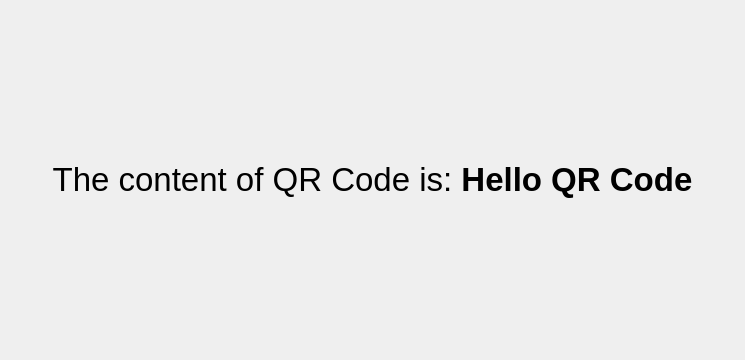
<?xml version="1.0" encoding="UTF-8"?>
<ui version="4.0">
 <class>MainWindow</class>
 <widget class="QMainWindow" name="MainWindow">
  <property name="geometry">
   <rect>
    <x>0</x>
    <y>0</y>
    <width>745</width>
    <height>360</height>
   </rect>
  </property>
  <property name="windowTitle">
   <string>MainWindow</string>
  </property>
  <widget class="QWidget" name="centralWidget">
   <property name="sizePolicy">
    <sizepolicy hsizetype="Expanding" vsizetype="Expanding">
     <horstretch>0</horstretch>
     <verstretch>0</verstretch>
    </sizepolicy>
   </property>
   <property name="minimumSize">
    <size>
     <width>480</width>
     <height>360</height>
    </size>
   </property>
   <layout class="QVBoxLayout" name="verticalLayout">
    <item>
     <widget class="QLabel" name="label">
      <property name="sizePolicy">
       <sizepolicy hsizetype="Expanding" vsizetype="Preferred">
        <horstretch>0</horstretch>
        <verstretch>0</verstretch>
       </sizepolicy>
      </property>
      <property name="font">
       <font>
        <pointsize>25</pointsize>
       </font>
      </property>
      <property name="text">
       <string>The content of QR Code is: &lt;b&gt;Hello QR Code&lt;/b&gt;</string>
      </property>
      <property name="alignment">
       <set>Qt::AlignCenter</set>
      </property>
      <property name="wordWrap">
       <bool>true</bool>
      </property>
     </widget>
    </item>
   </layout>
  </widget>
 </widget>
 <layoutdefault spacing="6" margin="11"/>
 <resources/>
 <connections/>
</ui>
